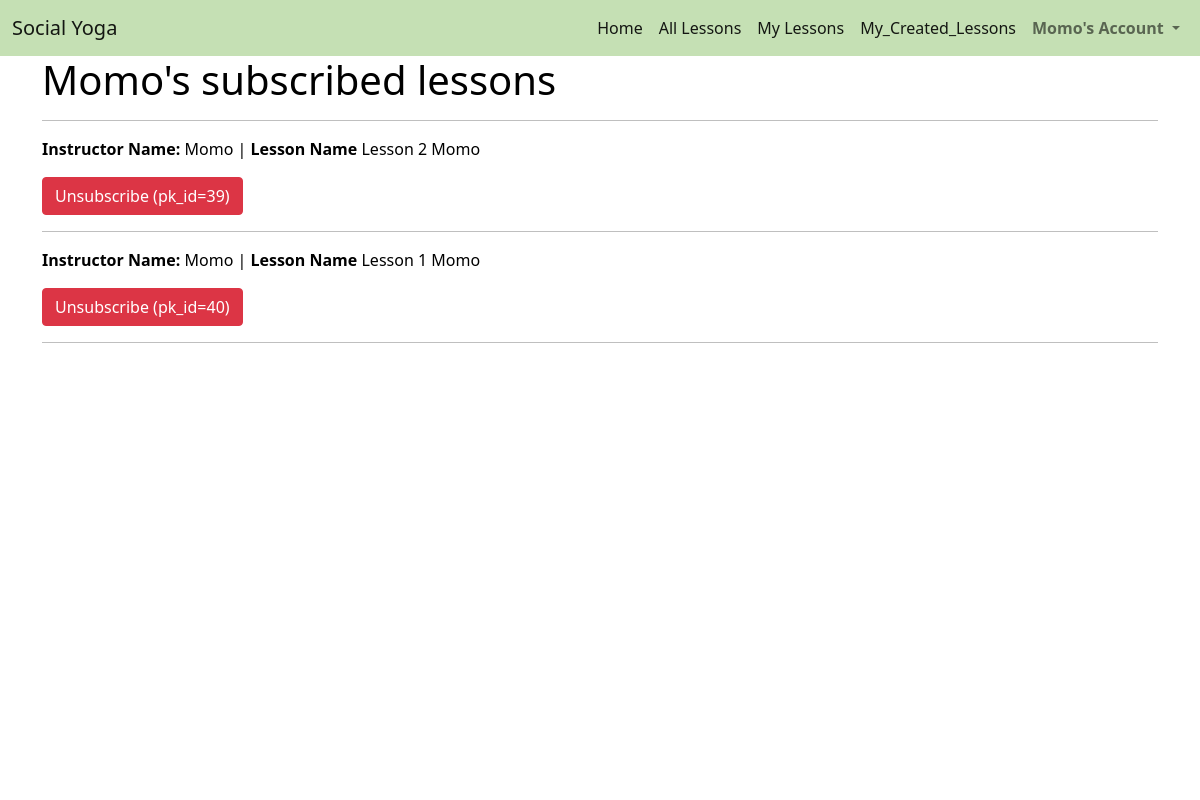
/lessons/my_lessons/ (signed in), run on an earlier commit of the app's database.
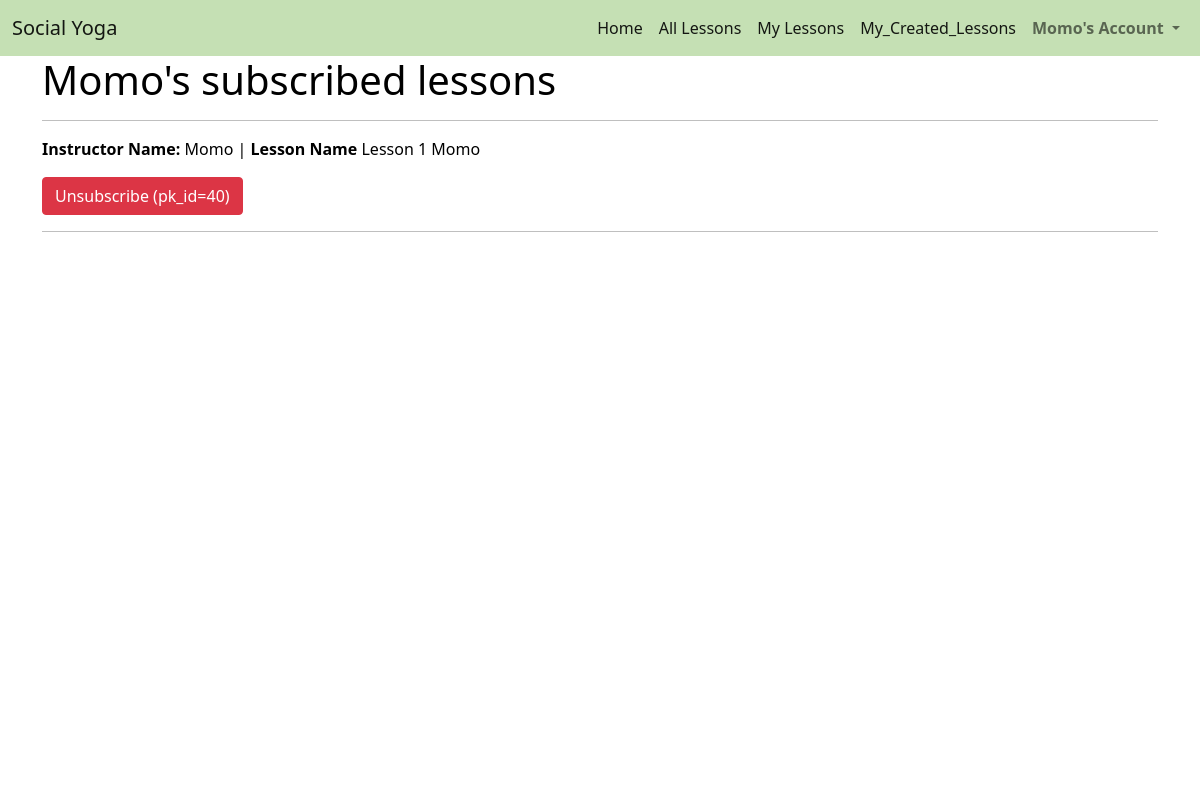
And on a later commit of the database.
### lessons/models.py (models this page shows, shortened)
class LessonItem(models.Model):
    lesson = models.ForeignKey(Lesson, null=False, blank=False, on_delete=models.CASCADE, related_name='lessonitems')
    user = models.ForeignKey(UserProfile, null=False, blank=False, on_delete=models.CASCADE)

class Lesson(models.Model):
    lesson_id = models.CharField(max_length=32, null=False, editable=False)
    instructor_profile = models.ForeignKey(UserProfile, on_delete=models.SET_NULL,
                                        null=True, blank=True, related_name='lessons')
    lesson_name = models.CharField(max_length=32, null=False, editable=True)
    description = models.TextField(max_length=254)
    url = models.URLField(max_length=1024, null=False, blank=False)

### profiles/models.py (models this page shows)
class UserProfile(models.Model):
    user = models.OneToOneField(User, on_delete=models.CASCADE)
    first_name = models.CharField(max_length=50, null=False, blank=False)
    last_name = models.CharField(max_length=50, null=False, blank=False)
    is_instructor = models.BooleanField(default=False)
    def __str__(self):
        return self.user.username

### lessons/views.py (the view)
# urls.py: path('my_lessons/', views.my_lessons, name='my_lessons'),
def my_lessons(request):
    profile = get_object_or_404(UserProfile, user=request.user)
    template = 'lessons/my_lessons.html'
    lessonItems = LessonItem.objects.filter(user=profile)
    context = {
        'profile': profile,
        'lessons': lessons,
        'lesson_items': lessonItems,
    }
    return render(request, template, context)

### lessons/templates/lessons/my_lessons.html (shortened to what this page needs)
{% extends "base.html" %}
{% load static %}
{% block content %}
    <div class="overlay"></div>
    <div class="container h-100">
        <div class="row h-100">
            <div class="col">
                <h1>{{ profile }}'s subscribed lessons</h1>
                <hr>
                {% if lesson_items %}
                    {% for lesson in lesson_items %}
                        <p><strong>Instructor Name:</strong> {{lesson.lesson.instructor_profile}}  |  <strong>Lesson Name</strong> {{ lesson.lesson.lesson_name }}</p>
                        <a class="btn btn-danger" href="{% url 'unsubscribe_lesson' lesson.id %}" role="button">Unsubscribe (pk_id={{ lesson.id }})</a>
                        <hr>
                    {% endfor %}
                {% else %}
                    <p>You aren't subscribed to any lessons</p>
                {% endif %}
            </div>
        </div>
    </div>
{% endblock %}

What changed in the data, as far as the page shows it:
removed LessonItem: lesson.instructor_profile "Momo", lesson.lesson_name "Lesson 2 Momo", id "39"
